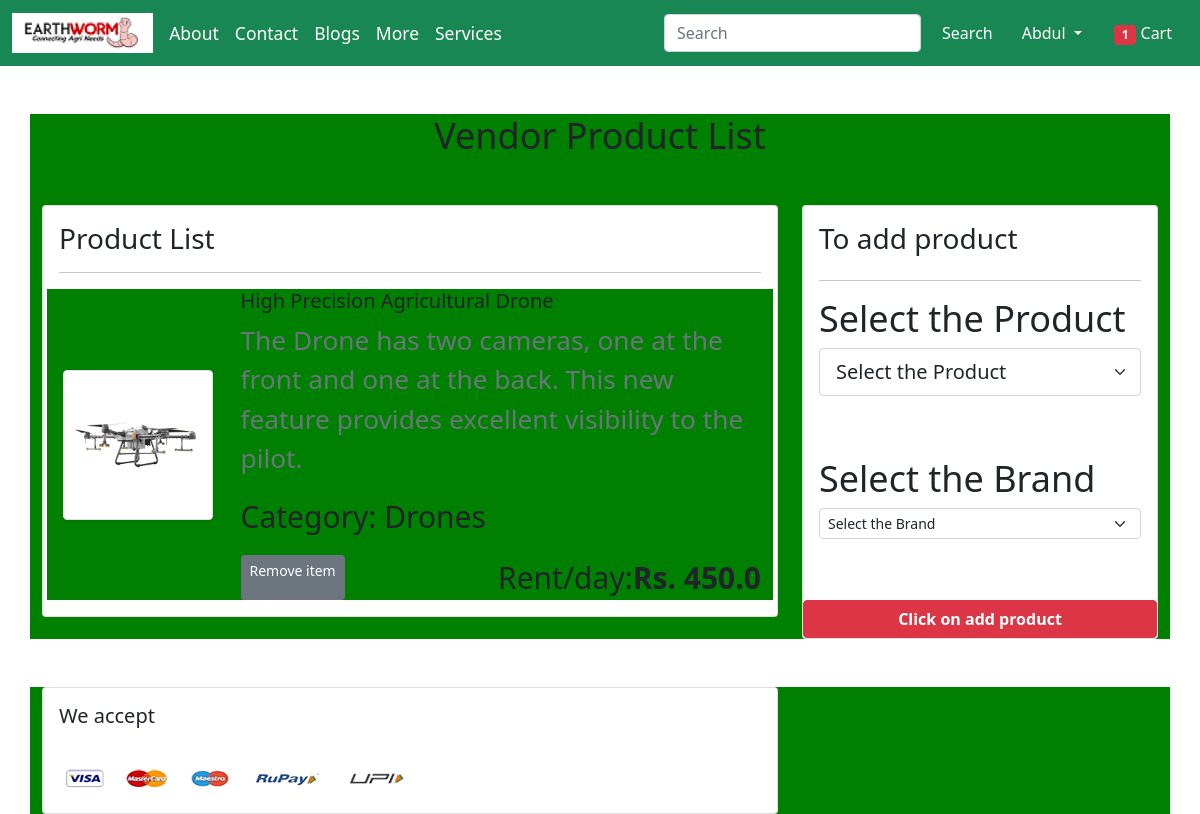
/venderaddproduct/ (signed in), run on the app's committed database.
### Jai_Kisan/models.py (models this page shows)
class VendorProduct(models.Model):
    product = models.ForeignKey(Product, on_delete=models.CASCADE)
    user = models.ForeignKey(User, on_delete=models.CASCADE)
    brand = models.CharField(max_length=100)
    category = models.CharField(choices=CATEGORY_CHOICES, max_length=20)

class Product(models.Model):
    title = models.CharField(max_length=100)
    selling_price = models.FloatField()
    discounted_price = models.FloatField()
    description = models.TextField()
    brand = models.CharField(max_length=100)
    category = models.CharField(choices=CATEGORY_CHOICES, max_length=20)
    product_image = models.ImageField(upload_to='productimg', default="")
    vendor_name = models.CharField(max_length=100, default="")
    vendor_location = models.CharField(max_length=100, default="")
    capacity = models.FloatField(max_length=4, default=0.0)
    features = models.CharField(max_length=300)
    flight_time = models.IntegerField(default="1")
    drone_range = models.FloatField(max_length=4, default=0.0)
    def __str__(self):
        return str(self.id)

### Jai_Kisan/views.py (the view, shortened to what this page needs)
# urls.py: path('venderaddproduct/', views.vender_add_product, name='vender-add-product'),
def vender_add_product(request):
    totalitem = 0
    if request.method == 'GET':
        if request.user.is_authenticated:
            totalitem = len(VendorProduct.objects.filter(user=request.user))
            Product_list = Product.objects.all()
            print(Product_list, "murde")
            cart_product = [p for p in VendorProduct.objects.all() if p.user == request.user]
            print(cart_product)
            if cart_product:
                return render(request, 'Jai_Kisan/venderaddproduct.html',
                              {'Product_list': Product_list, 'cart_product': cart_product, 'totalitem': totalitem})
            else:
                return render(request, 'Jai_Kisan/vender_empty.html', {'totalitem': totalitem})

### Jai_Kisan/templates/Jai_Kisan/venderaddproduct.html (shortened to what this page needs)
{% extends 'Jai_Kisan/base1.html' %}
{% load static %}
{% block main-content %}
<div class="container my-5">
<div class="row">
  <h1 class="text-center mb-5">Vendor Product List</h1>
  <div class="col-sm-8">
  <div class="card">
   <div class="card-body">
    <h3>Product List</h3>
    {% for cart in cart_product %}
    <hr>
    <div class="row">
     <div class="col-sm-3 text-center align-self-center"><img src="{{cart.product.product_image.url}}" alt="" srcset="" class="img-fluid img-thumbnail shadow-sm" height="150" width="150"> </div>
     <div class="col-sm-9">
      <div>
       <h5>{{cart.product.title}}</h5>
       <p class="mb-2 text-muted small">{{cart.product.description}}</p>
       <div class="my-3">
        <label for="duration">Category:</label>
          <span id="duration">{{cart.category}}</span>
       </div>
       <div class="d-flex justify-content-between">
        <a class="btn btn-sm btn-secondary mr-3 remove-item" pid={{cart.product.id}}>Remove item </a>
        <p class="mb-0"><span>Rent/day:<strong>Rs. {{cart.product.selling_price}}</strong></span></p>
       </div>
      </div>
     </div>
    </div>
    {% endfor %}
   </div>
   </div>
  </div>
  <div class="col-sm-4">
   <div class="card">
    <div class="card-body">
      <h3>To add product</h3>
      <ul class="list-group">
       <hr>
          <form  action="{% url 'vender-add-product' %}" method="post">
                 <h1> Select the Product</h1>
                   <select id ="select" name ="select1"class="form-select form-select-lg mb-3" aria-label=".form-select-lg example">
                      <option selected>Select the Product</option>
                   </select>
                 <br>
                  <h1> Select the Brand</h1>
                  <select id ="select2" name="select2" class="form-select form-select-sm" aria-label=".form-select-sm example">
                   <option selected>Select the Brand</option>
                    </select>
             </div>
            <br>
            <button  type="submit" value="Signup" class="btn d-grid btn-danger fw-bold">Click on add product</button>
    </div>
   </div>
  </div>
</div>
<div class="container">
<div class="row">
  <div class="col-sm-8">
   <div class="card">
    <div class="card-body">
      <h5 class="mb-4">We accept</h5>
      <img src="{% static 'Jai_Kisan/images/payment.png' %}" alt="" class="img-fluid">
    </div>
  </div>
  </div>
</div>
</div>
{% endblock main-content %}

### Jai_Kisan/templates/Jai_Kisan/base1.html (shortened to what this page needs)
<!doctype html>
{% load static %}
<html lang="en">
  <head>
    <link href=https://cdn.jsdelivr.net/npm/bootstrap@5.0.0-beta1/dist/css/bootstrap.min.css rel="stylesheet"
>
    <link rel="stylesheet" href="{% static 'Jai_Kisan/css/all.min.css' %}">
    <link rel="stylesheet" href="{% static 'Jai_Kisan/css/style.css' %}">
    <link rel="stylesheet" href="{% static 'Jai_Kissan/css/homestyle.css' %}">
  </head>
  <body>
    <nav class="navbar sticky-top navbar-expand-lg navbar-dark bg-success">
    <div class="container-fluid">
        <a class="navbar-brand" href="/"><img src="{% static 'Jai_Kisan/images/smalllogomaker-053022-1137-6176.png'%}" style="height: 40px"></a>
        <a class="navbar-brand" href="/"><small>About</small></a>
        <a class="navbar-brand" href="/"><small>Contact</small></a>
        <a class="navbar-brand" href="/"><small>Blogs</small></a>
        <a class="navbar-brand" href="/"><small>More</small></a>
        <a class="navbar-brand" href="{% url 'farmserv' %}"><small>Services</small></a>
    <div class="collapse navbar-collapse" id="navbarSupportedContent">
      <form class="d-flex">
        <input class="form-control me-2" type="search" placeholder="Search" aria-label="Search">
        <button class="btn btn-success" type="submit">Search</button>
      </form>
      <div>
        <ul class="navbar-nav me-auto mb-2 mb-lg-0">
          {% if request.user.is_authenticated %}
           <li class="nav-item dropdown mx-2">
              <a class="nav-link dropdown-toggle text-white" href="#" id="profileDropdown" role="button"
                 data-bs-toggle="dropdown" aria-expanded="false">
                {{request.user.username|capfirst}}
              </a>
            </li>
          <li class="nav-item mx-2">
              <a href="{% url 'showcart' %}" class="nav-link text-white"><span class="badge bg-danger">{{totalitem}}</span> Cart </a>
            </li>
            {% endif %}
          </ul>
       </div>
        </div>
  </div>
</nav>
    {% block main-content %} {% endblock main-content %}
  </body>
</html>

### Jai_Kisan/static/Jai_Kisan/css/homestyle.css (style rules this page uses)
.row { font-size: 30px; background-color: green; }
h1 { font-size: larger; }

### data on the page
VendorProduct: product.product_image (picture), product "High Precision Agricultural Drone", product.description "The Drone has two cameras, one at the front and one at the back. This new feature provides excellent visibility to the pilot.", category "Drones", product.selling_price "450.0"

### other printed values
{{ request.user.username|capfirst }} "Abdul"
{{ totalitem }} "1"
